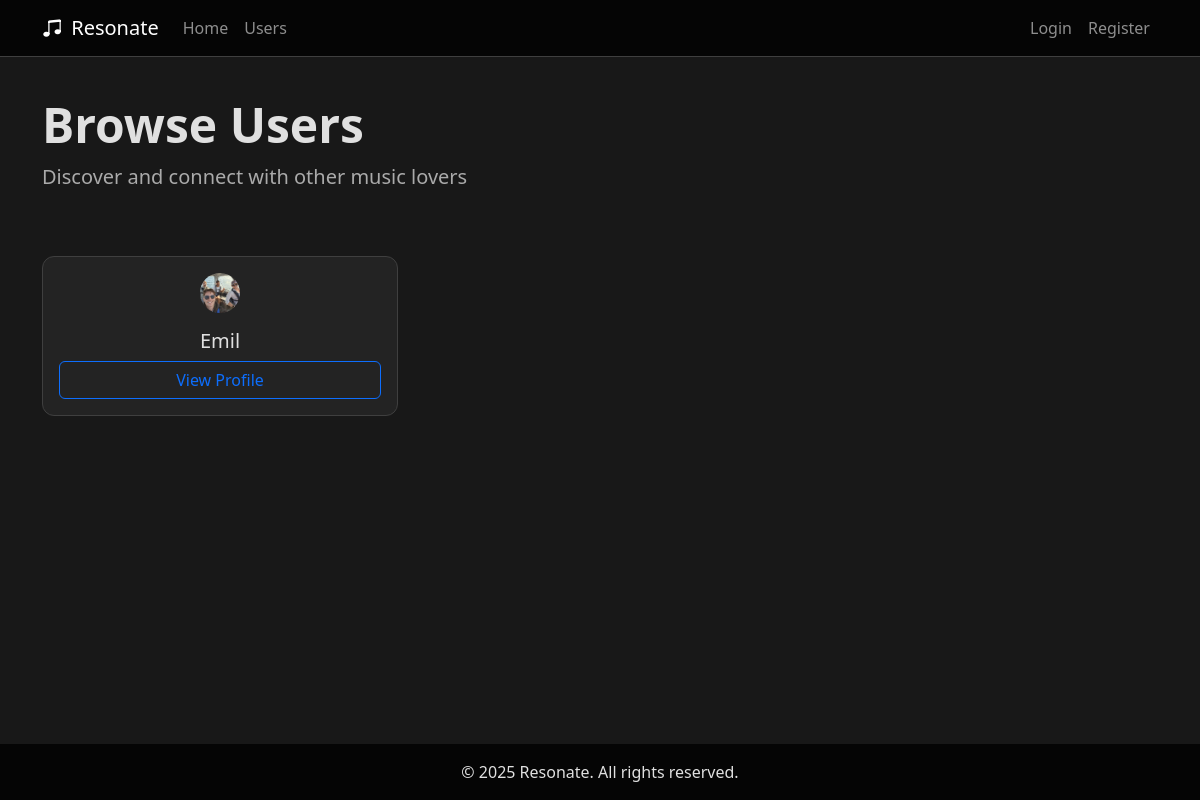
The app's page /users, older data.
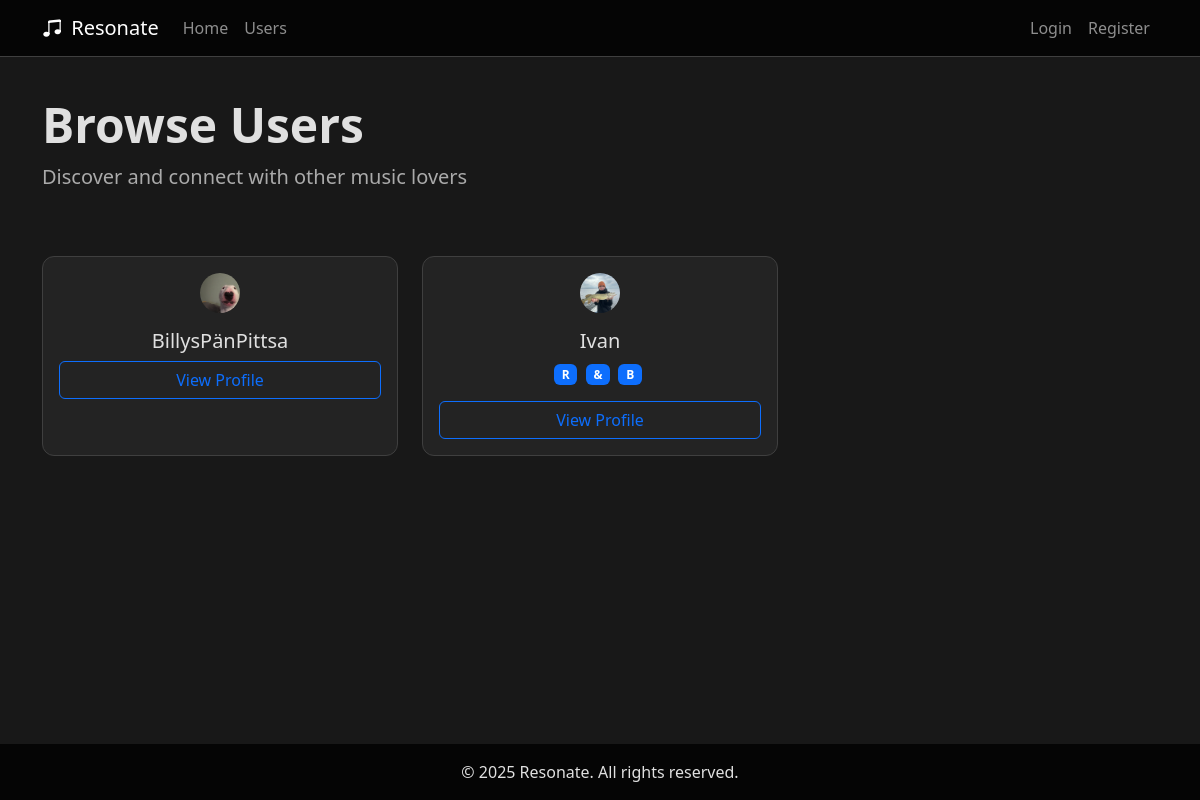
The same page, newer data.
### app.py (models this page shows, shortened)
class User(UserMixin, db.Model):
    __tablename__ = 'users'
    userId = db.Column(db.String(36), primary_key=True, default=lambda: str(uuid.uuid4()))
    username = db.Column(db.String(80), nullable=False)
    email = db.Column(db.String(120), unique=True, nullable=False)
    password = db.Column(db.String(128))
    profilePicture = db.Column(db.String, nullable=True, default='default.jpg')
    favoriteGenres = db.Column(db.String, nullable=True)
    createdAt = db.Column(db.DateTime, default=datetime.utcnow)
    spotify_access_token = db.Column(db.String(255), nullable=True)
    spotify_refresh_token = db.Column(db.String(255), nullable=True)
    spotify_user_id = db.Column(db.String(255), nullable=True)
    spotify_token_expiry = db.Column(db.DateTime, nullable=True)
    bio = db.Column(db.Text, nullable=True)
    sotd_title = db.Column(db.String(200), nullable=True)
    sotd_artist = db.Column(db.String(200), nullable=True)
    song_picture = db.Column(db.String(200), nullable=True)
    favorite_songs = db.Column(db.String, nullable=True)
    followed = db.relationship(
        'User',
        secondary=followers,
        primaryjoin=(followers.c.follower_id == userId),
        secondaryjoin=(followers.c.followed_id == userId),
        backref=db.backref('followers', lazy='dynamic'),
        lazy='dynamic'
    )

### app.py (the view)
@app.route('/users')
def users():
    users = User.query.all()
    return render_template('users.html', users=users)

### templates/users.html (shortened to what this page needs)
{% extends "base.html" %}
{% block content %}
<div class="container mt-5">
    <div class="row">
        <div class="col-md-12 mb-5">
            <h1 class="display-5 fw-bold">Browse Users</h1>
            <p class="lead text-muted">Discover and connect with other music lovers</p>
        </div>
    </div>
    <div class="row">
        {% for user in users %}
        <div class="col-md-4 mb-4">
            <div class="card h-100">
                <div class="card-body text-center">
                    <div class="mb-3" style="display: flex; justify-content: center;">
                        <img src="{{ url_for('static', filename='profile_pics/' + user.profilePicture) }}"
                            class="profile-pic-small"
                            alt="{{ user.username }}'s profile picture">
                    </div>
                    <h5 class="card-title">{{ user.username }}</h5>
                    {% if user.favoriteGenres %}
                    <div class="mb-3">
                        {% for genre in user.favoriteGenres %}
                        <span class="badge bg-primary me-1">{{ genre }}</span>
                        {% endfor %}
                    </div>
                    {% endif %}
                    <div class="d-grid gap-2">
                        <a href="{{ url_for('profile', username=user.username) }}" class="btn btn-outline-primary">View Profile</a>
                    </div>
                </div>
            </div>
        </div>
        {% endfor %}
    </div>
</div>
{% endblock %}

Row changes from the older to the newer data that the page shows:
removed User: profilePicture+username (picture), username "Emil"
added User: profilePicture (picture), username "BillysPänPittsa"
added User: profilePicture (picture), username "Ivan", favoriteGenres "R" "&" "B"
